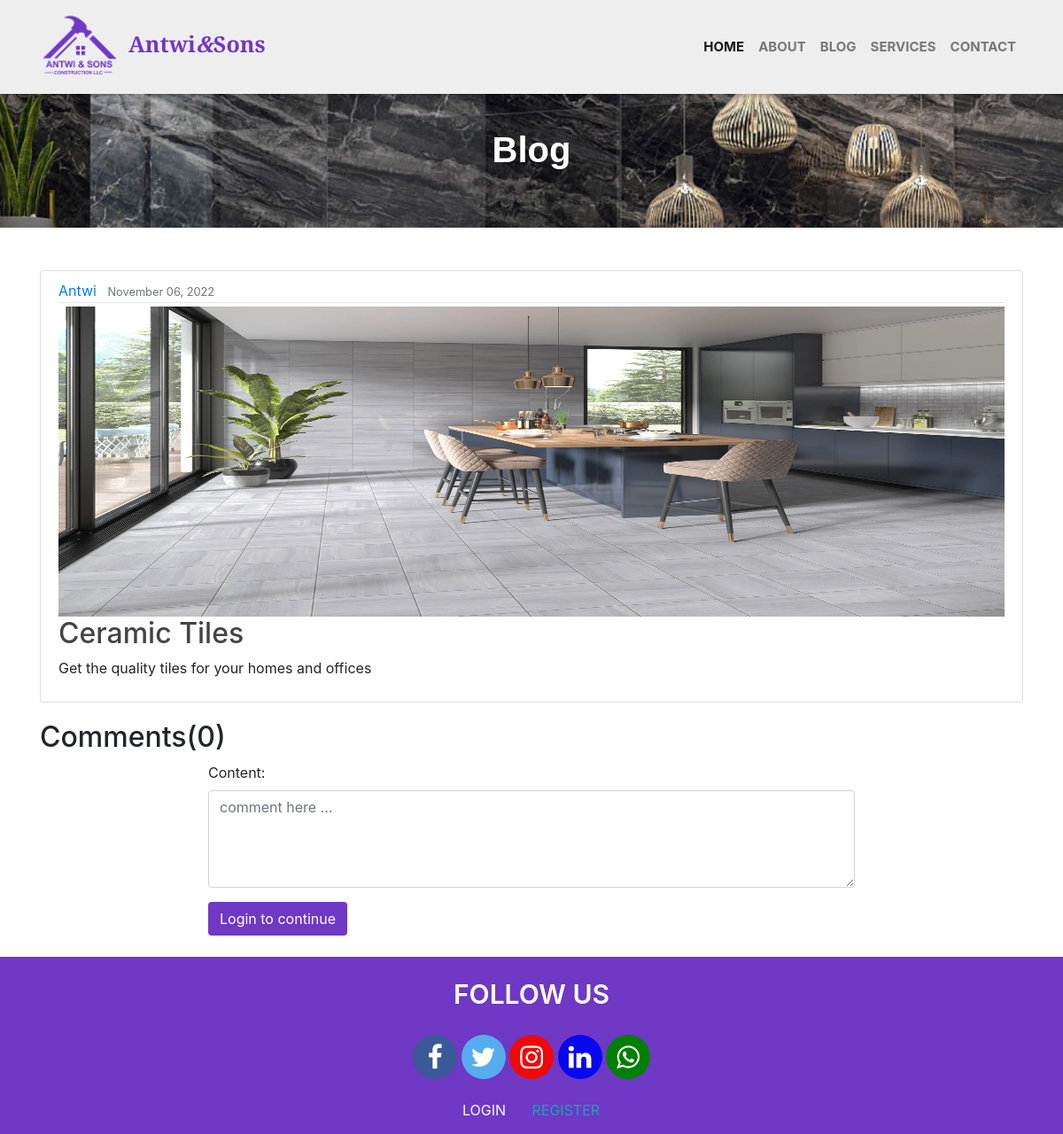
Screenshot of /blogpost/2/ with the database file from the repository.
### folio/models.py (models this page shows, shortened)
class BlogPost(models.Model):
    title = models.CharField(max_length=100)
    content = models.TextField()
    image = models.ImageField(upload_to="blog_post", default="")
    date_posted = models.DateTimeField(default=timezone.now)
    author = models.ForeignKey(User, on_delete=models.CASCADE)

### folio/views.py (the view, shortened to what this page needs)
# urls.py: path('blogpost/<int:pk>/', BlogPostDetailView.as_view(), name='post-detail'),
class BlogPostDetailView(DetailView):
    model = BlogPost
    form = CommentForm
    def get_context_data(self, **kwargs):
        post_comments_count = Comment.objects.all().filter(post=self.object.id).count()
        post_comments = Comment.objects.all().filter(post=self.object.id)
        context =  super().get_context_data(**kwargs)
        context.update({
            'form': self.form,
            'post_comments': post_comments,
            'post_comment_count': post_comments_count,
        })
        return context

### folio/templates/folio/blogpost_detail.html (shortened to what this page needs)
{% extends 'folio/base.html' %}
{% load static %}
{% block content %}
<section class="blog-section">
    <div class="container-fluid">
        <div class="pt-4 mt-5">
            <h1 class="about-head pt-4">Blog</h1>
        </div>
    </div>
</section>
<section class="blog-post">
    <div class="container pt-4 mt-4">
        <article class="media content-section">
            <div class="media-body">
                <div class="article-metadata">
                    <a class="mr-2" href="#">{{ object.author }}</a>
                    <small class="text-muted">{{ object.date_posted|date:"F d, Y" }}</small>
                </div>
                <img class="article-img" src="{{ object.image.url }}" height="350px" width="100%" alt="">
                <h2 class="article-title">{{ object.title }}</h2>
                <p class="article-content">{{ object.content }}</p>
            </div>
        </article>
    </div>
</section>
<section class="comment-sec">
    <div class="container pb-4">
        <h2>Comments({{ post_comment_count }})</h2>
        <div class="row">
            <div class="col-lg-8 mx-auto">
                {% if user.is_authenticated %}
                    <form method="POST" action="{% url 'post-detail' pk=blogpost.id %}">
                        {% csrf_token %}
                        <div class="form-group">
                            {{ form }}
                        </div>
                            <button class="btn" style="background-color: #6F38C5; color:#fff; box-shadow:none;" type="submit">Comment</button>
                    </form>
                {% else %}
                <form method="POST" action="{% url 'post-detail' pk=blogpost.id %}">
                    <div class="form-group">
                        {{ form }}
                    </div>
                        <a href="{% url 'login' %}" class="btn" style="background-color: #6F38C5; color:#fff; box-shadow:none;" type="submit">Login to continue</a>
                </form>
                {% endif %}
            </div>
        </div>
    </div>
</section>
{% endblock content %}

### static/app.css (style rules this page uses)
body { margin: 0; padding: 0; }
.content-section { background: #ffffff; padding: 10px 20px; border: 1px solid #dddddd; border-radius: 3px; margin-bottom: 20px; }

### rows the page displays
BlogPost: author "Antwi", date_posted "November 06, 2022", image (picture), title "Ceramic Tiles", content "Get the quality tiles for your homes and offices"

### other values shown
{{ post_comment_count }} "0"
